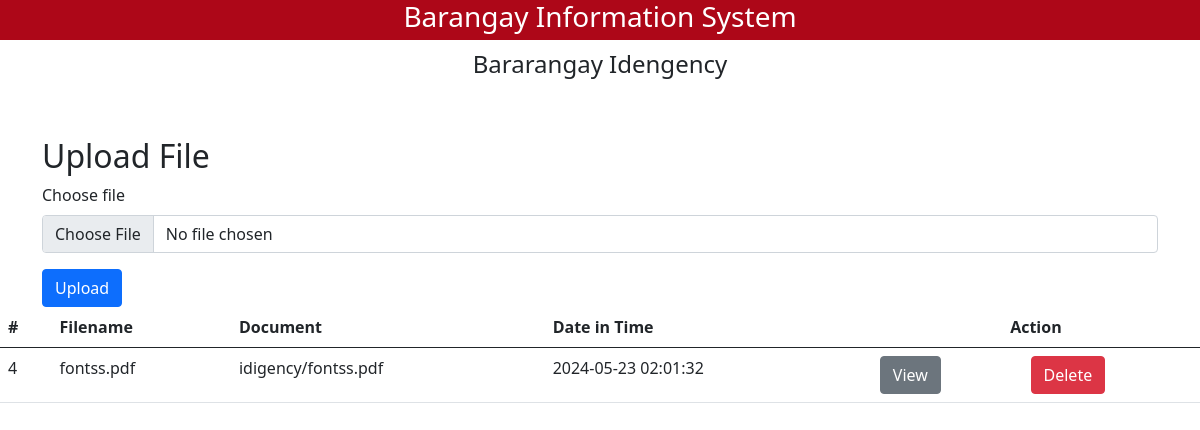
/idegency.php, run on the app's committed database.
### tables this page shows
CREATE TABLE `file` (
  `id` int(11) NOT NULL,
  `filename` varchar(200) NOT NULL,
  `file_path` varchar(200) NOT NULL,
  `uploaded_at` timestamp NOT NULL DEFAULT current_timestamp() ON UPDATE current_timestamp()
);

### idegency.php (the view, shortened to what this page needs)
<!DOCTYPE html>
<html lang="en">
<head>
    <link rel="stylesheet" href="https://cdnjs.cloudflare.com/ajax/libs/font-awesome/6.4.2/css/all.min.css" />
    <link href="https://cdn.jsdelivr.net/npm/bootstrap@5.0.2/dist/css/bootstrap.min.css" rel="stylesheet">
</head>
<body>
    <?php include('header.php'); ?>
    <h4 style="text-align: center; padding: 10px;">Bararangay Idengency</h4>
    <div class="container mt-5">
    <h2>Upload File</h2>
    <form action="indegency_proccess.php" method="post" enctype="multipart/form-data">
        <div class="mb-3">
            <label for="fileUpload" class="form-label">Choose file</label>
            <input type="file" class="form-control" id="fileUpload" name="fileUpload" accept=".docx,.pdf">
        </div>
        <button type="submit" class="btn btn-primary">Upload</button>
    </form>
</div>
<table class="table">
  <thead>
    <tr>
      <th scope="col">#</th>
      <th scope="col">Filename</th>
      <th scope="col">Document</th>
      <th scope="col">Date in Time</th>
      <th style="text-align: center;" colspan="3" scope="col">Action</th>
    </tr>
  </thead>
  <tbody>
  <?php
$sql = "SELECT * FROM file";
$result = $conn->query($sql);
if ($result->num_rows > 0) {
    while($row = $result->fetch_assoc()) {
        echo '<tr>';
        echo '<td>' . $row["id"] . '</td>';
        echo '<td>' . $row["filename"] . '</td>';
        echo '<td>' . $row["file_path"] . '</td>';
        echo '<td>' . $row["uploaded_at"] . '</td>';
        echo '<td>' . '<a href="view_docx.php?docx=' . urlencode($row["file_path"]) . '" class="btn btn-secondary">View</a></td>';
        echo '<td>' . '<a href="delete_pdf.php?delete_pdf=' . $row["id"] . '" class="btn btn-danger">Delete</a>' . '</td>';
        echo '</tr>';
    }
} else {
    echo "<tr><td colspan='7'>0 results</td></tr>";
}
  ?>
  </tbody>
</table>
</body>
</html>

### data on the page
file: id "4", filename "fontss.pdf", file_path "idigency/fontss.pdf", uploaded_at "2024-05-23 02:01:32"
